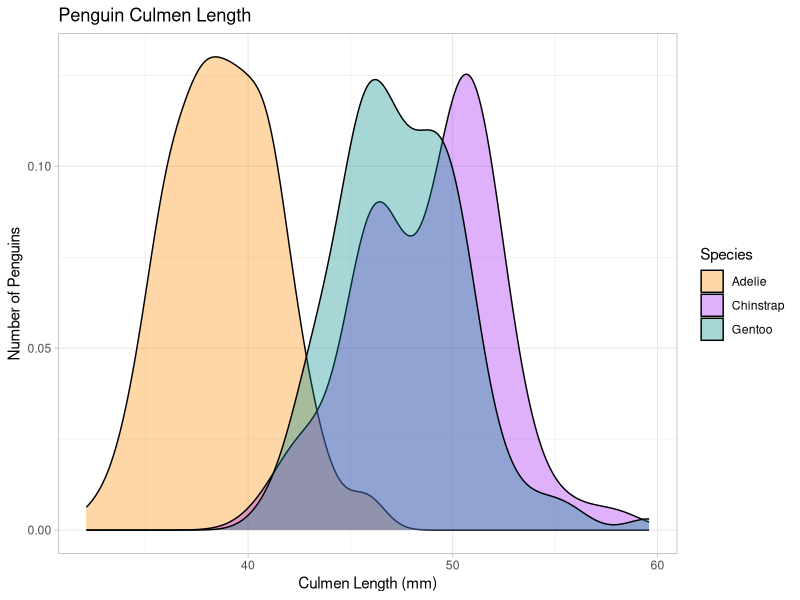
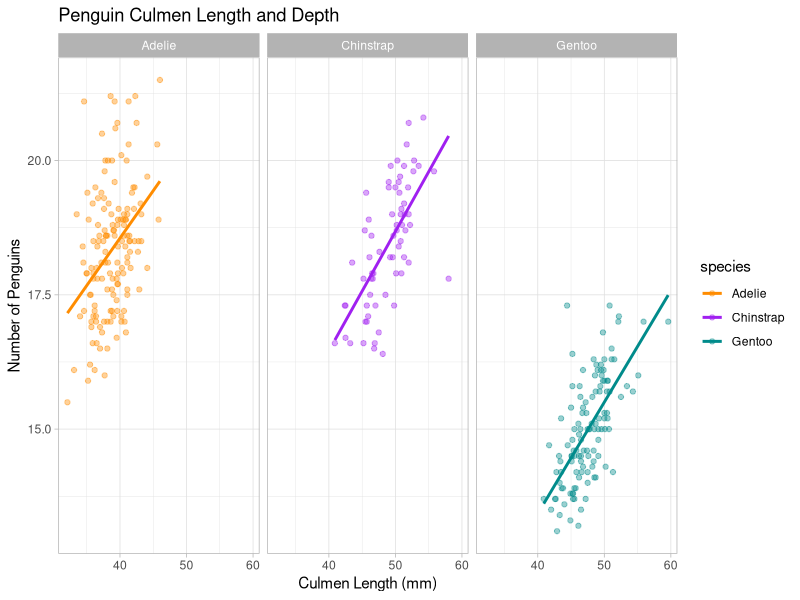
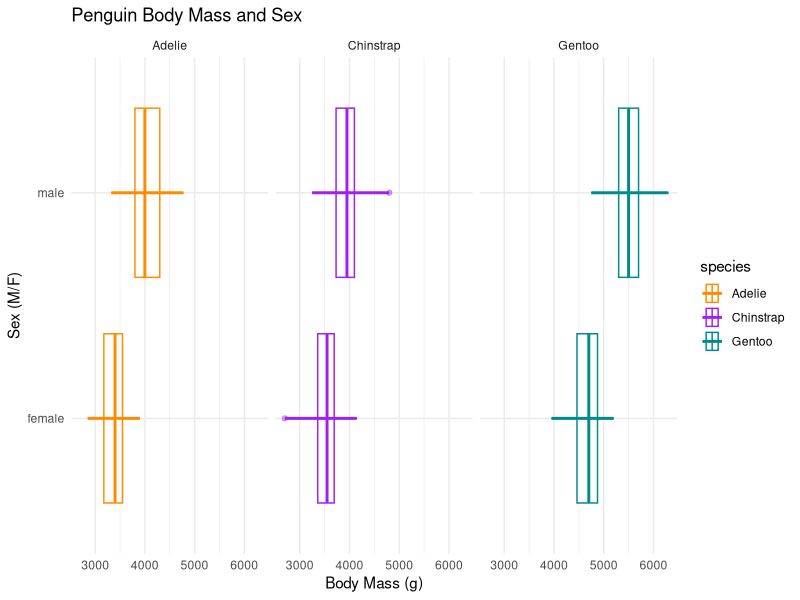
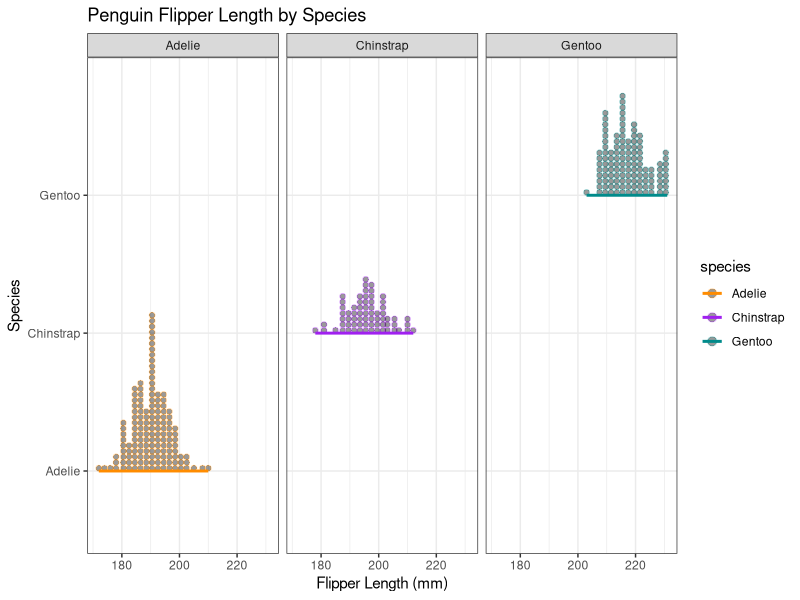
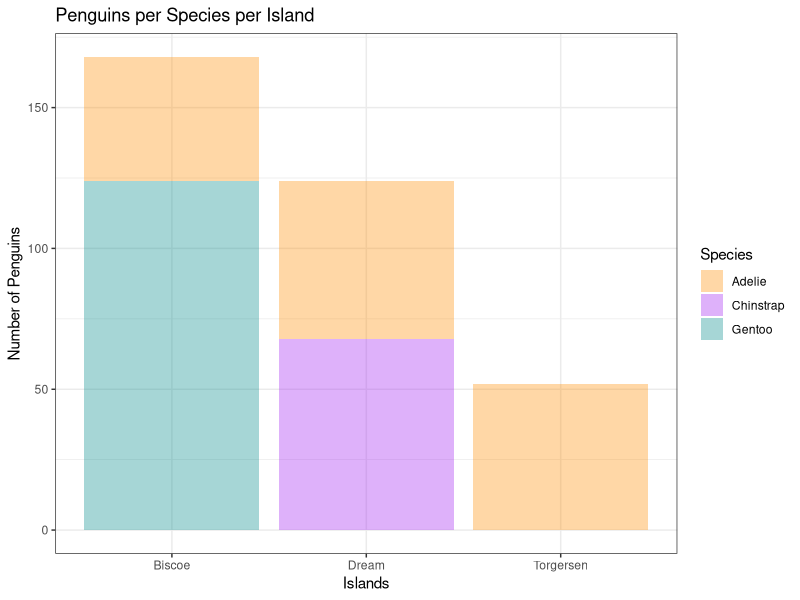
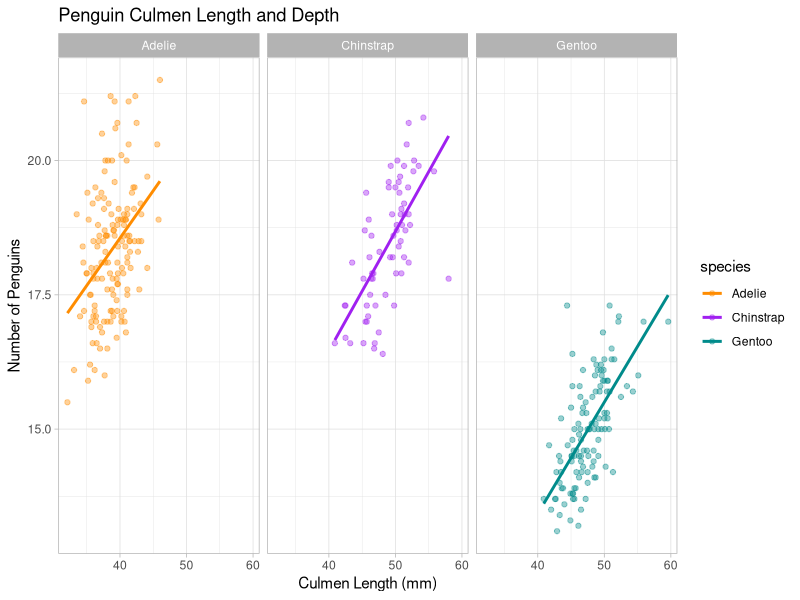
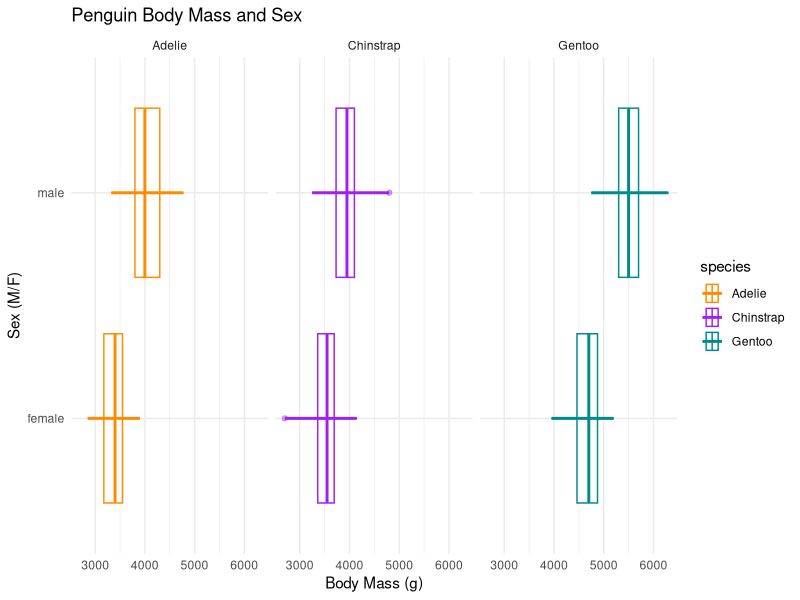
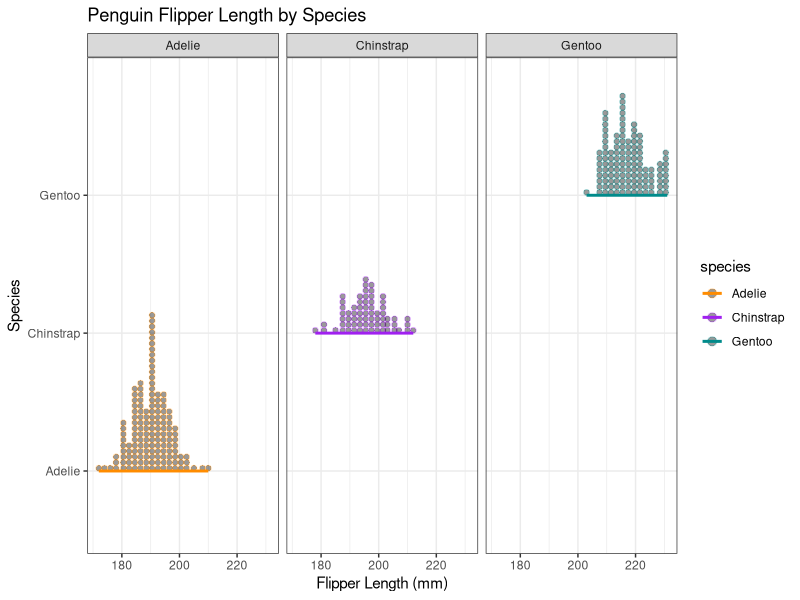

These figures' R source, in order:
## ---- chunk 1
knitr::opts_chunk$set(echo = TRUE, comment = "")
library(palmerpenguins)
library(tidyverse)
theme_set(theme_light())  #you can set a universal theme for all of your visualizations here using either a pre-built theme, like theme_light() or by using theme() to set your own specifications
## ---- chunk 2
data("penguins") #this loads the data from the palmerpenguins package
## ---- chunk 3
penguins %>% 
  drop_na(bill_length_mm) %>% #drops missing values from bill length variable
  ggplot(aes(x = bill_length_mm)) +  #Initialize a plot
  geom_density(aes(fill = species), alpha = 0.35) + #Plot each species' bill length with relation to density
  labs(title = "Penguin Culmen Length", #set plot title
       x = "Culmen Length (mm)", #title for x axis of the plot
       y = "Number of Penguins", #title for y axis of the plot
       fill = "Species") + #each species has a unique fill color
  scale_fill_manual(values = c("darkorange","purple","cyan4")) #manually sets colors for each item in the plot
## ---- chunk 4
penguins %>% 
  drop_na() %>% 
  ggplot(aes(color = species, x = bill_length_mm, y = bill_depth_mm)) +
  geom_point(alpha = 0.4) +
  geom_smooth(se = FALSE, method='lm') +
labs(title = "Penguin Culmen Length and Depth",
       x = "Culmen Length (mm)",
       y = "Number of Penguins",
       fill = "Species") + 
  scale_color_manual(values = c("darkorange","purple","cyan4")) + 
  theme_set(theme_minimal()) +
  facet_grid(. ~ species)
  ggsave(filename="culmen_depth_juanramirez.png", width=6, height=4)
## ---- chunk 5
penguins %>% 
  drop_na() %>% 
  ggplot(aes(color = species, x = body_mass_g, y = sex)) +
  geom_boxplot(alpha = 0.4) +
  geom_smooth(se = FALSE, method='lm') +
labs(title = "Penguin Body Mass and Sex",
       x = "Body Mass (g)",
       y = "Sex (M/F)",
       fill = "Species") + 
  scale_color_manual(values = c("darkorange","purple","cyan4")) + 
  theme_set(theme_bw()) +
  facet_grid(. ~ species)

  ggsave(filename="body_mass_juanramirez.png", width=6, height=3)
## ---- chunk 6
penguins %>% 
  drop_na() %>% 
  ggplot(aes(color = species, x = flipper_length_mm, y = species)) +
  geom_dotplot(alpha = 0.4) +
  geom_smooth(se = FALSE) +
labs(title = "Penguin Flipper Length by Species",
       x = "Flipper Length (mm)",
       y = "Species",
       fill = "Species") + 
  scale_color_manual(values = c("darkorange","purple","cyan4")) + 
  theme_set(theme_bw()) +
  facet_grid(. ~ species)

  ggsave(filename="flipper_length_juanramirez.png")
## ---- chunk 7
penguins %>% 
  ggplot(aes(x = island)) + 
  geom_bar(aes(fill = species), alpha = 0.35) +
  labs(title = "Penguins per Species per Island", 
       x = "Islands", 
       y = "Number of Penguins", 
       fill = "Species") + 
  scale_fill_manual(values = c("darkorange","purple","cyan4"))
  ggsave(filename = "islands_juanramirez.png")
